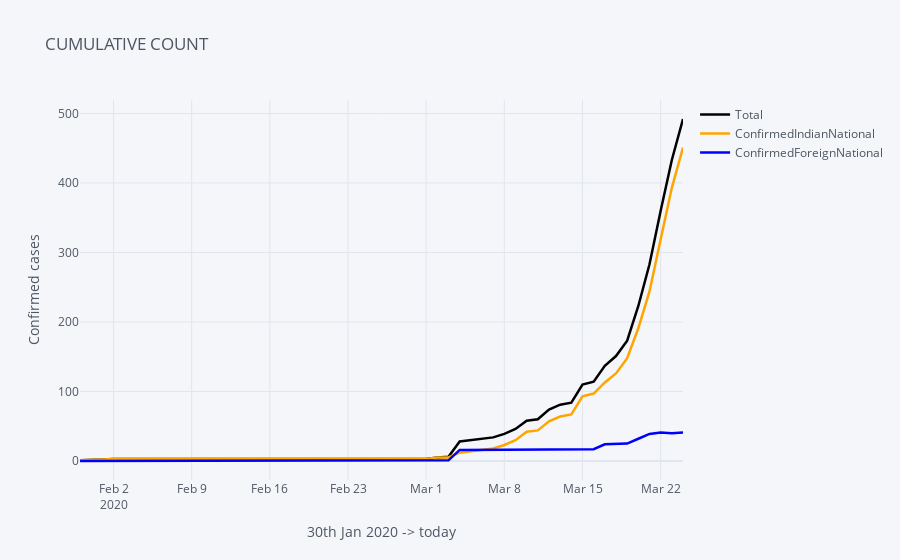

Here is the notebook cell this chart was saved with:
### Code cell
india[['Total','ConfirmedIndianNational','ConfirmedForeignNational']].iplot(
    title='CUMULATIVE COUNT',
    colors={'Total':'black','ConfirmedIndianNational':'orange',
            'ConfirmedForeignNational':'blue'}, width=2.5,
    xTitle='30th Jan 2020 -> today', yTitle='Confirmed cases')

### Figure 1 — Plotly figure (JSON) as saved in the notebook; plotly's stock layout.template omitted (floating-point values rounded to 4 significant figures)
{"data": [{"line": {"color": "black", "dash": "solid", "shape": "linear", "width": 2.5}, "mode": "lines", "name": "Total", "text": "", "type": "scatter", "x": ["2020-01-30", "2020-01-31", "2020-02-01", "2020-02-02", "2020-02-03", "2020-02-04", "2020-02-05", "2020-02-06", "2020-02-07", "2020-02-08", "2020-02-09", "2020-02-10", "2020-02-11", "2020-02-12", "2020-02-13", "2020-02-14", "2020-02-15", "2020-02-16", "2020-02-17", "2020-02-18", "2020-02-19", "2020-02-20", "2020-02-21", "2020-02-22", "2020-02-23", "2020-02-24", "2020-02-25", "2020-02-26", "2020-02-27", "2020-02-28", "2020-02-29", "2020-03-01", "2020-03-02", "2020-03-03", "2020-03-04", "2020-03-05", "2020-03-06", "2020-03-07", "2020-03-08", "2020-03-09", "2020-03-10", "2020-03-11", "2020-03-12", "2020-03-13", "2020-03-14", "2020-03-15", "2020-03-16", "2020-03-17", "2020-03-18", "2020-03-19", "2020-03-20", "2020-03-21", "2020-03-22", "2020-03-23", "2020-03-24"], "y": [1, 1, 2, 3, 3, 3, 3, 3, 3, 3, 3, 3, 3, 3, 3, 3, 3, 3, 3, 3, 3, 3, 3, 3, 3, 3, 3, 3, 3, 3, 3, 3, 5, 6, 28, 30, 31, 34, 39, 46, 58, 60, 74, 81, 84, 110, 114, 137, 151, 173, 223, 283, 360, 433, 492]}, {"line": {"color": "orange", "dash": "solid", "shape": "linear", "width": 2.5}, "mode": "lines", "name": "ConfirmedIndianNational", "text": "", "type": "scatter", "x": ["2020-01-30", "2020-01-31", "2020-02-01", "2020-02-02", "2020-02-03", "2020-02-04", "2020-02-05", "2020-02-06", "2020-02-07", "2020-02-08", "2020-02-09", "2020-02-10", "2020-02-11", "2020-02-12", "2020-02-13", "2020-02-14", "2020-02-15", "2020-02-16", "2020-02-17", "2020-02-18", "2020-02-19", "2020-02-20", "2020-02-21", "2020-02-22", "2020-02-23", "2020-02-24", "2020-02-25", "2020-02-26", "2020-02-27", "2020-02-28", "2020-02-29", "2020-03-01", "2020-03-02", "2020-03-03", "2020-03-04", "2020-03-05", "2020-03-06", "2020-03-07", "2020-03-08", "2020-03-09", "2020-03-10", "2020-03-11", "2020-03-12", "2020-03-13", "2020-03-14", "2020-03-15", "2020-03-16", "2020-03-17", "2020-03-18", "2020-03-19", "2020-03-20", "2020-03-21", "2020-03-22", "2020-03-23", "2020-03-24"], "y": [1, 1, 2, 3, 3, 3, 3, 3, 3, 3, 3, 3, 3, 3, 3, 3, 3, 3, 3, 3, 3, 3, 3, 3, 3, 3, 3, 3, 3, 3, 3, 3, 5, 5, 12, 14, 15, 18, 23, 30, 42, 44, 57, 64, 67, 93, 97, 113, 126, 148, 191, 244, 319, 393, 451]}, {"line": {"color": "blue", "dash": "solid", "shape": "linear", "width": 2.5}, "mode": "lines", "name": "ConfirmedForeignNational", "text": "", "type": "scatter", "x": ["2020-01-30", "2020-01-31", "2020-02-01", "2020-02-02", "2020-02-03", "2020-02-04", "2020-02-05", "2020-02-06", "2020-02-07", "2020-02-08", "2020-02-09", "2020-02-10", "2020-02-11", "2020-02-12", "2020-02-13", "2020-02-14", "2020-02-15", "2020-02-16", "2020-02-17", "2020-02-18", "2020-02-19", "2020-02-20", "2020-02-21", "2020-02-22", "2020-02-23", "2020-02-24", "2020-02-25", "2020-02-26", "2020-02-27", "2020-02-28", "2020-02-29", "2020-03-01", "2020-03-02", "2020-03-03", "2020-03-04", "2020-03-05", "2020-03-06", "2020-03-07", "2020-03-08", "2020-03-09", "2020-03-10", "2020-03-11", "2020-03-12", "2020-03-13", "2020-03-14", "2020-03-15", "2020-03-16", "2020-03-17", "2020-03-18", "2020-03-19", "2020-03-20", "2020-03-21", "2020-03-22", "2020-03-23", "2020-03-24"], "y": [0, 0, 0, 0, 0, 0, 0, 0, 0, 0, 0, 0, 0, 0, 0, 0, 0, 0, 0, 0, 0, 0, 0, 0, 0, 0, 0, 0, 0, 0, 0, 0, 0, 1, 16, 16, 16, 16, 16, 16, 16, 16, 17, 17, 17, 17, 17, 24, 25, 25, 32, 39, 41, 40, 41]}], "layout": {"legend": {"bgcolor": "#F5F6F9", "font": {"color": "#4D5663"}}, "paper_bgcolor": "#F5F6F9", "plot_bgcolor": "#F5F6F9", "title": {"font": {"color": "#4D5663"}, "text": "CUMULATIVE COUNT"}, "xaxis": {"gridcolor": "#E1E5ED", "showgrid": true, "tickfont": {"color": "#4D5663"}, "title": {"font": {"color": "#4D5663"}, "text": "30th Jan 2020 -> today"}, "zerolinecolor": "#E1E5ED"}, "yaxis": {"gridcolor": "#E1E5ED", "showgrid": true, "tickfont": {"color": "#4D5663"}, "title": {"font": {"color": "#4D5663"}, "text": "Confirmed cases"}, "zerolinecolor": "#E1E5ED"}}}
